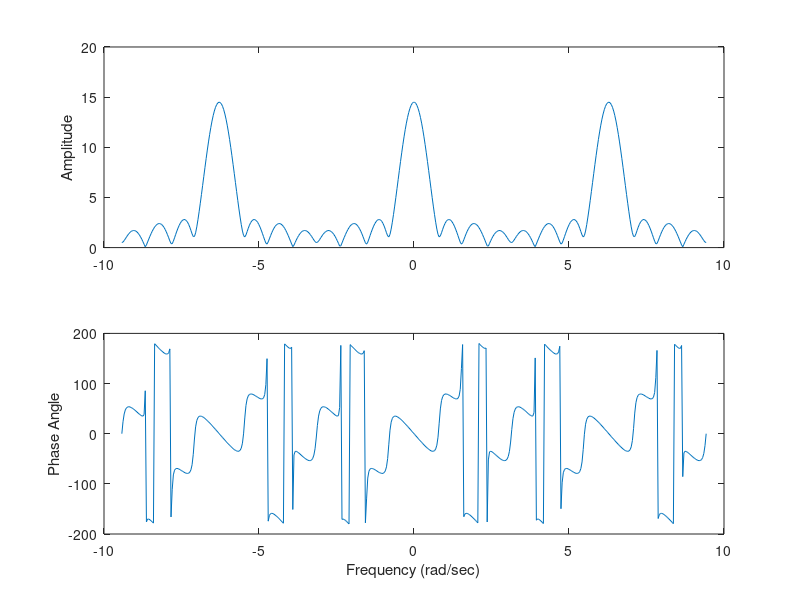

This figure's MATLAB source:
omega = linspace(-3*pi,3*pi,500);

X = 4*(cos(2.*omega) + cos(omega) + 0.5) + ...
        3*exp(-4i.*omega).*(cos(omega)+0.5);

% X = 2*((sin(2.5*omega)/sin(0.5*omega)).*exp(-2i.*omega) ...
%         - (sin(1.5*omega)/sin(0.5*omega)).*exp(-6j.*omega));
subplot(2,1,1);
plot(omega,abs(X));
ylabel('Amplitude')
subplot(2,1,2);
plot(omega,angle(X).*(180/pi));
xlabel('Frequency (rad/sec)')
ylabel('Phase Angle')